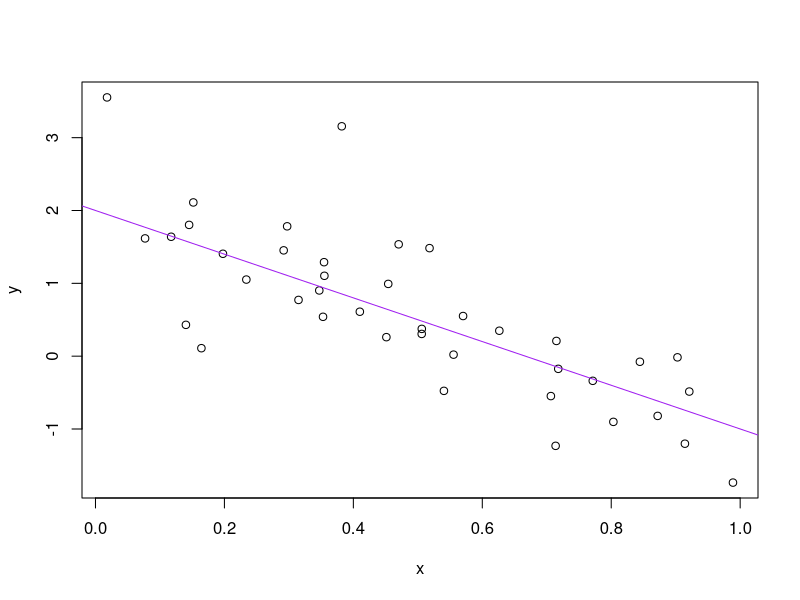

R code for this plot:
a <- 2
b <- -3
sig_sq <- 0.5
x <- runif(40)
y <- a + b * x + rnorm(40, sd = sqrt(sig_sq))
(avg_x <- mean(x))

write(avg_x, "avg_x.txt")
plot(x, y)
abline(a, b, col = "purple")

dev.print(pdf, "toy_line_plot.pdf")

rmarkdown::render
